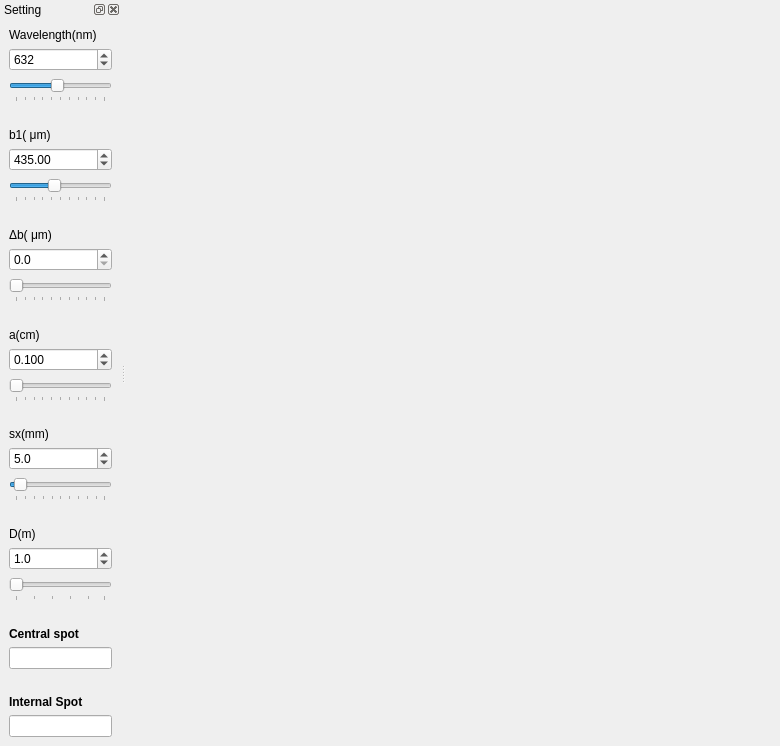
<?xml version="1.0" encoding="UTF-8"?>
<ui version="4.0">
 <class>MainWindow</class>
 <widget class="QMainWindow" name="MainWindow">
  <property name="geometry">
   <rect>
    <x>0</x>
    <y>0</y>
    <width>780</width>
    <height>746</height>
   </rect>
  </property>
  <property name="minimumSize">
   <size>
    <width>780</width>
    <height>0</height>
   </size>
  </property>
  <property name="windowTitle">
   <string>Diffraction - Fraunhofer</string>
  </property>
  <widget class="QWidget" name="centralWidget">
   <layout class="QHBoxLayout" name="horizontalLayout">
    <item>
     <widget class="MPL_WIDGET_2D" name="mplwidget1D" native="true">
      <property name="minimumSize">
       <size>
        <width>650</width>
        <height>0</height>
       </size>
      </property>
     </widget>
    </item>
   </layout>
  </widget>
  <widget class="QDockWidget" name="dockWidget">
   <property name="minimumSize">
    <size>
     <width>121</width>
     <height>746</height>
    </size>
   </property>
   <property name="windowTitle">
    <string>Setting</string>
   </property>
   <attribute name="dockWidgetArea">
    <number>1</number>
   </attribute>
   <widget class="QWidget" name="dockWidgetContents_3">
    <layout class="QHBoxLayout" name="horizontalLayout_4">
     <item>
      <layout class="QVBoxLayout" name="verticalLayout">
       <item>
        <widget class="QLabel" name="label_lamda">
         <property name="text">
          <string>Wavelength(nm)</string>
         </property>
        </widget>
       </item>
       <item>
        <widget class="QSpinBox" name="SpinBox_lambda">
         <property name="minimumSize">
          <size>
           <width>0</width>
           <height>20</height>
          </size>
         </property>
         <property name="statusTip">
          <string>Change the wave length of monochromatic light</string>
         </property>
         <property name="locale">
          <locale language="English" country="UnitedStates"/>
         </property>
         <property name="minimum">
          <number>400</number>
         </property>
         <property name="maximum">
          <number>900</number>
         </property>
         <property name="singleStep">
          <number>10</number>
         </property>
         <property name="value">
          <number>632</number>
         </property>
        </widget>
       </item>
       <item>
        <widget class="QSlider" name="slider_lambda">
         <property name="minimumSize">
          <size>
           <width>0</width>
           <height>25</height>
          </size>
         </property>
         <property name="statusTip">
          <string>Change the wave length of monochromatic light</string>
         </property>
         <property name="styleSheet">
          <string notr="true">font: 12pt &quot;Helvetica&quot;;</string>
         </property>
         <property name="locale">
          <locale language="English" country="UnitedStates"/>
         </property>
         <property name="minimum">
          <number>400</number>
         </property>
         <property name="maximum">
          <number>900</number>
         </property>
         <property name="singleStep">
          <number>10</number>
         </property>
         <property name="value">
          <number>632</number>
         </property>
         <property name="orientation">
          <enum>Qt::Horizontal</enum>
         </property>
         <property name="tickPosition">
          <enum>QSlider::TicksBelow</enum>
         </property>
         <property name="tickInterval">
          <number>50</number>
         </property>
        </widget>
       </item>
       <item>
        <spacer name="verticalSpacer">
         <property name="orientation">
          <enum>Qt::Vertical</enum>
         </property>
         <property name="sizeHint" stdset="0">
          <size>
           <width>20</width>
           <height>20</height>
          </size>
         </property>
        </spacer>
       </item>
       <item>
        <widget class="QLabel" name="label_b">
         <property name="text">
          <string>&lt;html&gt;&lt;head/&gt;&lt;body&gt;&lt;p&gt;b1( &amp;mu;m)&lt;/p&gt;&lt;/body&gt;&lt;/html&gt;</string>
         </property>
        </widget>
       </item>
       <item>
        <widget class="QDoubleSpinBox" name="SpinBox_b">
         <property name="minimumSize">
          <size>
           <width>0</width>
           <height>20</height>
          </size>
         </property>
         <property name="statusTip">
          <string>Change the width of the rectangular aperture</string>
         </property>
         <property name="locale">
          <locale language="English" country="UnitedStates"/>
         </property>
         <property name="decimals">
          <number>2</number>
         </property>
         <property name="minimum">
          <double>0.100000000000000</double>
         </property>
         <property name="maximum">
          <double>1000.000000000000000</double>
         </property>
         <property name="singleStep">
          <double>0.100000000000000</double>
         </property>
         <property name="value">
          <double>435.000000000000000</double>
         </property>
        </widget>
       </item>
       <item>
        <widget class="QSlider" name="slider_b">
         <property name="minimumSize">
          <size>
           <width>0</width>
           <height>25</height>
          </size>
         </property>
         <property name="statusTip">
          <string>Change the width of the rectangular aperture</string>
         </property>
         <property name="locale">
          <locale language="English" country="UnitedStates"/>
         </property>
         <property name="minimum">
          <number>1</number>
         </property>
         <property name="maximum">
          <number>1000</number>
         </property>
         <property name="singleStep">
          <number>1</number>
         </property>
         <property name="pageStep">
          <number>100</number>
         </property>
         <property name="value">
          <number>435</number>
         </property>
         <property name="orientation">
          <enum>Qt::Horizontal</enum>
         </property>
         <property name="tickPosition">
          <enum>QSlider::TicksBelow</enum>
         </property>
         <property name="tickInterval">
          <number>100</number>
         </property>
        </widget>
       </item>
       <item>
        <spacer name="verticalSpacer_2">
         <property name="orientation">
          <enum>Qt::Vertical</enum>
         </property>
         <property name="sizeHint" stdset="0">
          <size>
           <width>20</width>
           <height>20</height>
          </size>
         </property>
        </spacer>
       </item>
       <item>
        <widget class="QLabel" name="label">
         <property name="text">
          <string>&lt;html&gt;&lt;head/&gt;&lt;body&gt;&lt;p&gt;&amp;Delta;b( &amp;mu;m)&lt;/p&gt;&lt;/body&gt;&lt;/html&gt;</string>
         </property>
        </widget>
       </item>
       <item>
        <widget class="QDoubleSpinBox" name="SpinBox_db">
         <property name="minimumSize">
          <size>
           <width>0</width>
           <height>20</height>
          </size>
         </property>
         <property name="locale">
          <locale language="English" country="UnitedStates"/>
         </property>
         <property name="decimals">
          <number>1</number>
         </property>
         <property name="minimum">
          <double>0.000000000000000</double>
         </property>
         <property name="maximum">
          <double>500.000000000000000</double>
         </property>
         <property name="singleStep">
          <double>10.000000000000000</double>
         </property>
         <property name="value">
          <double>0.000000000000000</double>
         </property>
        </widget>
       </item>
       <item>
        <widget class="QSlider" name="slider_db">
         <property name="minimumSize">
          <size>
           <width>0</width>
           <height>25</height>
          </size>
         </property>
         <property name="locale">
          <locale language="English" country="UnitedStates"/>
         </property>
         <property name="maximum">
          <number>500</number>
         </property>
         <property name="singleStep">
          <number>10</number>
         </property>
         <property name="value">
          <number>0</number>
         </property>
         <property name="orientation">
          <enum>Qt::Horizontal</enum>
         </property>
         <property name="tickPosition">
          <enum>QSlider::TicksBelow</enum>
         </property>
         <property name="tickInterval">
          <number>50</number>
         </property>
        </widget>
       </item>
       <item>
        <spacer name="verticalSpacer_3">
         <property name="orientation">
          <enum>Qt::Vertical</enum>
         </property>
         <property name="sizeHint" stdset="0">
          <size>
           <width>20</width>
           <height>20</height>
          </size>
         </property>
        </spacer>
       </item>
       <item>
        <widget class="QLabel" name="label_2">
         <property name="text">
          <string>a(cm)</string>
         </property>
        </widget>
       </item>
       <item>
        <widget class="QDoubleSpinBox" name="SpinBox_a">
         <property name="minimumSize">
          <size>
           <width>0</width>
           <height>20</height>
          </size>
         </property>
         <property name="locale">
          <locale language="English" country="UnitedStates"/>
         </property>
         <property name="decimals">
          <number>3</number>
         </property>
         <property name="minimum">
          <double>0.000000000000000</double>
         </property>
         <property name="maximum">
          <double>10.000000000000000</double>
         </property>
         <property name="singleStep">
          <double>0.010000000000000</double>
         </property>
         <property name="value">
          <double>0.100000000000000</double>
         </property>
        </widget>
       </item>
       <item>
        <widget class="QSlider" name="slider_a">
         <property name="minimumSize">
          <size>
           <width>0</width>
           <height>25</height>
          </size>
         </property>
         <property name="locale">
          <locale language="English" country="UnitedStates"/>
         </property>
         <property name="maximum">
          <number>10</number>
         </property>
         <property name="singleStep">
          <number>1</number>
         </property>
         <property name="pageStep">
          <number>1</number>
         </property>
         <property name="value">
          <number>0</number>
         </property>
         <property name="orientation">
          <enum>Qt::Horizontal</enum>
         </property>
         <property name="tickPosition">
          <enum>QSlider::TicksBelow</enum>
         </property>
         <property name="tickInterval">
          <number>1</number>
         </property>
        </widget>
       </item>
       <item>
        <spacer name="verticalSpacer_5">
         <property name="orientation">
          <enum>Qt::Vertical</enum>
         </property>
         <property name="sizeHint" stdset="0">
          <size>
           <width>20</width>
           <height>20</height>
          </size>
         </property>
        </spacer>
       </item>
       <item>
        <widget class="QLabel" name="label_a">
         <property name="text">
          <string>sx(mm)</string>
         </property>
        </widget>
       </item>
       <item>
        <widget class="QDoubleSpinBox" name="SpinBox_sx">
         <property name="minimumSize">
          <size>
           <width>0</width>
           <height>20</height>
          </size>
         </property>
         <property name="statusTip">
          <string>Change the side of the square-shaped screen</string>
         </property>
         <property name="locale">
          <locale language="English" country="UnitedStates"/>
         </property>
         <property name="decimals">
          <number>1</number>
         </property>
         <property name="minimum">
          <double>0.100000000000000</double>
         </property>
         <property name="singleStep">
          <double>1.000000000000000</double>
         </property>
         <property name="value">
          <double>5.000000000000000</double>
         </property>
        </widget>
       </item>
       <item>
        <widget class="QSlider" name="slider_sx">
         <property name="minimumSize">
          <size>
           <width>0</width>
           <height>25</height>
          </size>
         </property>
         <property name="statusTip">
          <string>Change the side of the square-shaped screen</string>
         </property>
         <property name="locale">
          <locale language="English" country="UnitedStates"/>
         </property>
         <property name="minimum">
          <number>1</number>
         </property>
         <property name="maximum">
          <number>100</number>
         </property>
         <property name="value">
          <number>5</number>
         </property>
         <property name="orientation">
          <enum>Qt::Horizontal</enum>
         </property>
         <property name="tickPosition">
          <enum>QSlider::TicksBelow</enum>
         </property>
         <property name="tickInterval">
          <number>10</number>
         </property>
        </widget>
       </item>
       <item>
        <spacer name="verticalSpacer_4">
         <property name="orientation">
          <enum>Qt::Vertical</enum>
         </property>
         <property name="sizeHint" stdset="0">
          <size>
           <width>20</width>
           <height>20</height>
          </size>
         </property>
        </spacer>
       </item>
       <item>
        <widget class="QLabel" name="label_f2">
         <property name="text">
          <string>D(m)</string>
         </property>
        </widget>
       </item>
       <item>
        <widget class="QDoubleSpinBox" name="SpinBox_D">
         <property name="minimumSize">
          <size>
           <width>0</width>
           <height>20</height>
          </size>
         </property>
         <property name="statusTip">
          <string>Change the focal length f2 of the lens L2</string>
         </property>
         <property name="locale">
          <locale language="English" country="UnitedStates"/>
         </property>
         <property name="decimals">
          <number>1</number>
         </property>
         <property name="minimum">
          <double>0.100000000000000</double>
         </property>
         <property name="maximum">
          <double>50.000000000000000</double>
         </property>
         <property name="value">
          <double>1.000000000000000</double>
         </property>
        </widget>
       </item>
       <item>
        <widget class="QSlider" name="slider_D">
         <property name="minimumSize">
          <size>
           <width>0</width>
           <height>25</height>
          </size>
         </property>
         <property name="statusTip">
          <string>Change the focal length f2 of the lens L2</string>
         </property>
         <property name="locale">
          <locale language="English" country="UnitedStates"/>
         </property>
         <property name="minimum">
          <number>1</number>
         </property>
         <property name="maximum">
          <number>50</number>
         </property>
         <property name="value">
          <number>1</number>
         </property>
         <property name="sliderPosition">
          <number>1</number>
         </property>
         <property name="orientation">
          <enum>Qt::Horizontal</enum>
         </property>
         <property name="tickPosition">
          <enum>QSlider::TicksBelow</enum>
         </property>
         <property name="tickInterval">
          <number>10</number>
         </property>
        </widget>
       </item>
       <item>
        <spacer name="verticalSpacer_6">
         <property name="orientation">
          <enum>Qt::Vertical</enum>
         </property>
         <property name="sizeHint" stdset="0">
          <size>
           <width>20</width>
           <height>20</height>
          </size>
         </property>
        </spacer>
       </item>
       <item>
        <widget class="QLabel" name="label_3">
         <property name="text">
          <string>&lt;html&gt;&lt;head/&gt;&lt;body&gt;&lt;p&gt;&lt;span style=&quot; font-weight:600;&quot;&gt;Central spot&lt;/span&gt;&lt;/p&gt;&lt;/body&gt;&lt;/html&gt;</string>
         </property>
        </widget>
       </item>
       <item>
        <widget class="QLineEdit" name="Central_Spot">
         <property name="minimumSize">
          <size>
           <width>0</width>
           <height>20</height>
          </size>
         </property>
        </widget>
       </item>
       <item>
        <spacer name="verticalSpacer_7">
         <property name="orientation">
          <enum>Qt::Vertical</enum>
         </property>
         <property name="sizeHint" stdset="0">
          <size>
           <width>20</width>
           <height>20</height>
          </size>
         </property>
        </spacer>
       </item>
       <item>
        <widget class="QLabel" name="label_4">
         <property name="minimumSize">
          <size>
           <width>0</width>
           <height>13</height>
          </size>
         </property>
         <property name="text">
          <string>&lt;html&gt;&lt;head/&gt;&lt;body&gt;&lt;p&gt;&lt;span style=&quot; font-weight:600;&quot;&gt;Internal Spot&lt;/span&gt;&lt;/p&gt;&lt;/body&gt;&lt;/html&gt;</string>
         </property>
        </widget>
       </item>
       <item>
        <widget class="QLineEdit" name="Internal_Spot"/>
       </item>
      </layout>
     </item>
    </layout>
   </widget>
  </widget>
 </widget>
 <customwidgets>
  <customwidget>
   <class>MPL_WIDGET_2D</class>
   <extends>QWidget</extends>
   <header location="global">mplwidget</header>
   <container>1</container>
  </customwidget>
 </customwidgets>
 <resources/>
 <connections/>
</ui>
